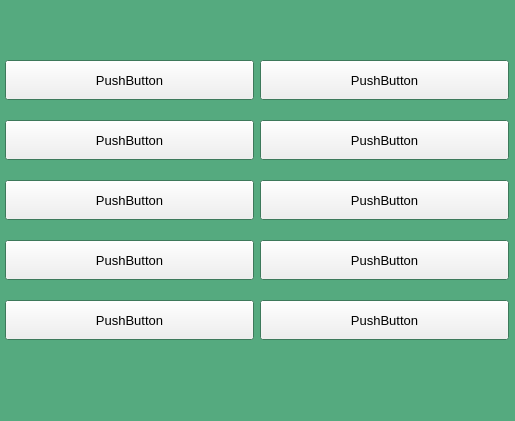
<?xml version="1.0" encoding="UTF-8"?>
<ui version="4.0">
 <class>MainWindow</class>
 <widget class="QMainWindow" name="MainWindow">
  <property name="geometry">
   <rect>
    <x>0</x>
    <y>0</y>
    <width>515</width>
    <height>421</height>
   </rect>
  </property>
  <property name="palette">
   <palette>
    <active>
     <colorrole role="Base">
      <brush brushstyle="SolidPattern">
       <color alpha="255">
        <red>255</red>
        <green>255</green>
        <blue>255</blue>
       </color>
      </brush>
     </colorrole>
     <colorrole role="Window">
      <brush brushstyle="SolidPattern">
       <color alpha="255">
        <red>85</red>
        <green>170</green>
        <blue>127</blue>
       </color>
      </brush>
     </colorrole>
    </active>
    <inactive>
     <colorrole role="Base">
      <brush brushstyle="SolidPattern">
       <color alpha="255">
        <red>255</red>
        <green>255</green>
        <blue>255</blue>
       </color>
      </brush>
     </colorrole>
     <colorrole role="Window">
      <brush brushstyle="SolidPattern">
       <color alpha="255">
        <red>85</red>
        <green>170</green>
        <blue>127</blue>
       </color>
      </brush>
     </colorrole>
    </inactive>
    <disabled>
     <colorrole role="Base">
      <brush brushstyle="SolidPattern">
       <color alpha="255">
        <red>85</red>
        <green>170</green>
        <blue>127</blue>
       </color>
      </brush>
     </colorrole>
     <colorrole role="Window">
      <brush brushstyle="SolidPattern">
       <color alpha="255">
        <red>85</red>
        <green>170</green>
        <blue>127</blue>
       </color>
      </brush>
     </colorrole>
    </disabled>
   </palette>
  </property>
  <property name="windowTitle">
   <string>Words</string>
  </property>
  <widget class="QWidget" name="centralwidget">
   <widget class="QPushButton" name="pushButton">
    <property name="geometry">
     <rect>
      <x>5</x>
      <y>60</y>
      <width>249</width>
      <height>40</height>
     </rect>
    </property>
    <property name="font">
     <font>
      <pointsize>10</pointsize>
     </font>
    </property>
    <property name="text">
     <string>PushButton</string>
    </property>
   </widget>
   <widget class="QPushButton" name="pushButton_2">
    <property name="geometry">
     <rect>
      <x>5</x>
      <y>120</y>
      <width>249</width>
      <height>40</height>
     </rect>
    </property>
    <property name="font">
     <font>
      <pointsize>10</pointsize>
     </font>
    </property>
    <property name="text">
     <string>PushButton</string>
    </property>
   </widget>
   <widget class="QPushButton" name="pushButton_3">
    <property name="geometry">
     <rect>
      <x>5</x>
      <y>180</y>
      <width>249</width>
      <height>40</height>
     </rect>
    </property>
    <property name="font">
     <font>
      <pointsize>10</pointsize>
     </font>
    </property>
    <property name="text">
     <string>PushButton</string>
    </property>
   </widget>
   <widget class="QPushButton" name="pushButton_4">
    <property name="geometry">
     <rect>
      <x>5</x>
      <y>240</y>
      <width>249</width>
      <height>40</height>
     </rect>
    </property>
    <property name="font">
     <font>
      <pointsize>10</pointsize>
     </font>
    </property>
    <property name="text">
     <string>PushButton</string>
    </property>
   </widget>
   <widget class="QPushButton" name="pushButton_5">
    <property name="geometry">
     <rect>
      <x>5</x>
      <y>300</y>
      <width>249</width>
      <height>40</height>
     </rect>
    </property>
    <property name="font">
     <font>
      <pointsize>10</pointsize>
     </font>
    </property>
    <property name="text">
     <string>PushButton</string>
    </property>
   </widget>
   <widget class="QPushButton" name="pushButton_6">
    <property name="geometry">
     <rect>
      <x>260</x>
      <y>60</y>
      <width>249</width>
      <height>40</height>
     </rect>
    </property>
    <property name="font">
     <font>
      <pointsize>10</pointsize>
     </font>
    </property>
    <property name="text">
     <string>PushButton</string>
    </property>
   </widget>
   <widget class="QPushButton" name="pushButton_7">
    <property name="geometry">
     <rect>
      <x>260</x>
      <y>120</y>
      <width>249</width>
      <height>40</height>
     </rect>
    </property>
    <property name="font">
     <font>
      <pointsize>10</pointsize>
     </font>
    </property>
    <property name="text">
     <string>PushButton</string>
    </property>
   </widget>
   <widget class="QPushButton" name="pushButton_8">
    <property name="geometry">
     <rect>
      <x>260</x>
      <y>180</y>
      <width>249</width>
      <height>40</height>
     </rect>
    </property>
    <property name="font">
     <font>
      <pointsize>10</pointsize>
     </font>
    </property>
    <property name="text">
     <string>PushButton</string>
    </property>
   </widget>
   <widget class="QPushButton" name="pushButton_9">
    <property name="geometry">
     <rect>
      <x>260</x>
      <y>240</y>
      <width>249</width>
      <height>40</height>
     </rect>
    </property>
    <property name="font">
     <font>
      <pointsize>10</pointsize>
     </font>
    </property>
    <property name="text">
     <string>PushButton</string>
    </property>
   </widget>
   <widget class="QPushButton" name="pushButton_10">
    <property name="geometry">
     <rect>
      <x>260</x>
      <y>300</y>
      <width>249</width>
      <height>40</height>
     </rect>
    </property>
    <property name="font">
     <font>
      <pointsize>10</pointsize>
     </font>
    </property>
    <property name="text">
     <string>PushButton</string>
    </property>
   </widget>
  </widget>
 </widget>
 <resources/>
 <connections/>
</ui>
